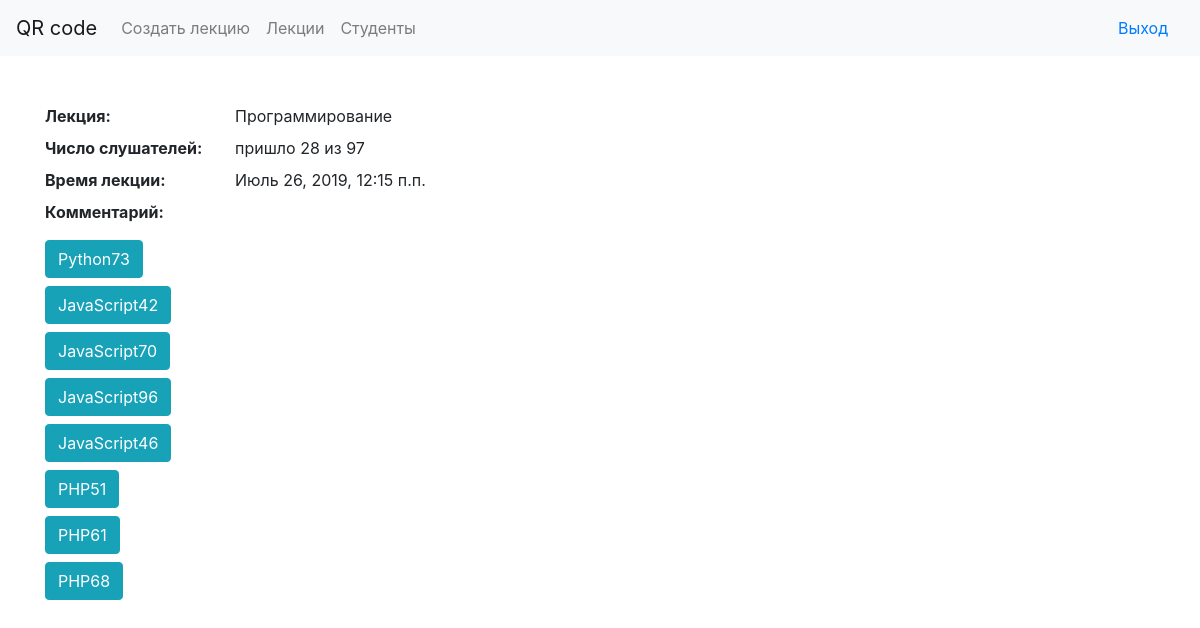
Screenshot of /lectures/9 (signed in) with the database file from the repository.
### lecturer/models.py (models this page shows)
class Lecture(models.Model):
    lecture_name = models.CharField(
        verbose_name='Лекция',
        max_length=200,
    )
    students_count = models.IntegerField(default=0)
    time = models.DateTimeField(verbose_name='Дата лекции')
    student = models.ManyToManyField(
        StudentsAll,
        verbose_name='Студенты',
        blank=True
    )
    group = models.ManyToManyField(Group, verbose_name='Группа', blank=True)
    comment = models.TextField(
        verbose_name='Комментарий',
        blank=True
    )
    class Meta:
        verbose_name = 'Лекция'
        verbose_name_plural = 'Лекции'
        ordering = ['-time']
    def __str__(self):
        return str(self.lecture_name)
    def stud_count_admin(self):
        return str(self.student.count()) + ' из ' + str(self.students_count)
    stud_count_admin.short_description = 'Студентов пришло'

class Group(models.Model):
    group_name = models.CharField(
        verbose_name='Название группы',
        max_length=200,
        unique=True,
    )
    course = models.ForeignKey(
        Course,
        verbose_name='Курс',
        on_delete=models.CASCADE,
    )
    start_date = models.DateField(verbose_name='Дата начала обучения')
    end_date = models.DateField(verbose_name='Дата окончания обучения')
    activity = models.BooleanField(verbose_name='Активность', default=True)
    comment = models.TextField(
        verbose_name='Комментарий',
        blank=True
    )
    class Meta:
        verbose_name = 'Группа'
        verbose_name_plural = 'Группы'
    def __str__(self):
        return str(self.group_name)
    def stud_count_admin(self):
        return str(StudentsAll.objects.filter(
            my_group__group_name=self.group_name
        ).count())
    stud_count_admin.short_description = 'Студентов в группе'

### lecturer/views.py (the view, shortened to what this page needs)
# urls.py: path('lectures/<int:id>', lecture_more, name='lecture_more_url'),
@login_required(login_url='login')
def lecture_more(request, id):
    current_lect = Lecture.objects.get(id=id)
    if request.method == 'GET':
        search_query = request.GET.get('group', '')
        if search_query:
            students = StudentsAll.objects.filter(
                my_group__group_name=search_query
            )
            groups = None
        else:
            groups = current_lect.group.all()
            students = None
        response = render(
            request,
            'lecturer/lecture_more.html',
            context={
                'students': students,
                'groups': groups,
                'lecture': current_lect
            }
        )
        return response

### lecturer/templates/lecturer/lecture_more.html (shortened to what this page needs)
{% extends "lecturer/base.html" %}
{% block content %}
       <dl class="row">
          <dt class="col-sm-3">Лекция:</dt>
          <dd class="col-sm-9">{{ lecture }}</dd>
          <dt class="col-sm-3">Число слушателей:</dt>
          <dd class="col-sm-9">пришло {{ lecture.stud_count_admin }}</dd>
          <dt class="col-sm-3">Время лекции:</dt>
          <dd class="col-sm-9">{{ lecture.time }}</dd>
          <dt class="col-sm-3">Комментарий:</dt>
          <dd class="col-sm-9">{{ lecture.comment }}</dd>
        </dl>
        <form action="{% url 'lecture_more_url' lecture.id %}">
            {% for name in groups %}
                <h4><input type="submit" name="group" value="{{ name }}" class="btn btn-info"></h4>
            {% endfor %}
        </form>
{% endblock %}

### rows the page displays
Lecture: lecture_name "Программирование", stud_count_admin "28 из 97", time "Июль 26, 2019, 12:15 п.п."
Group: group "Python73"
Group: group "JavaScript42"
Group: group "JavaScript70"
Group: group "JavaScript96"
Group: group "JavaScript46"
Group: group "PHP51"
Group: group "PHP61"
Group: group "PHP68"
